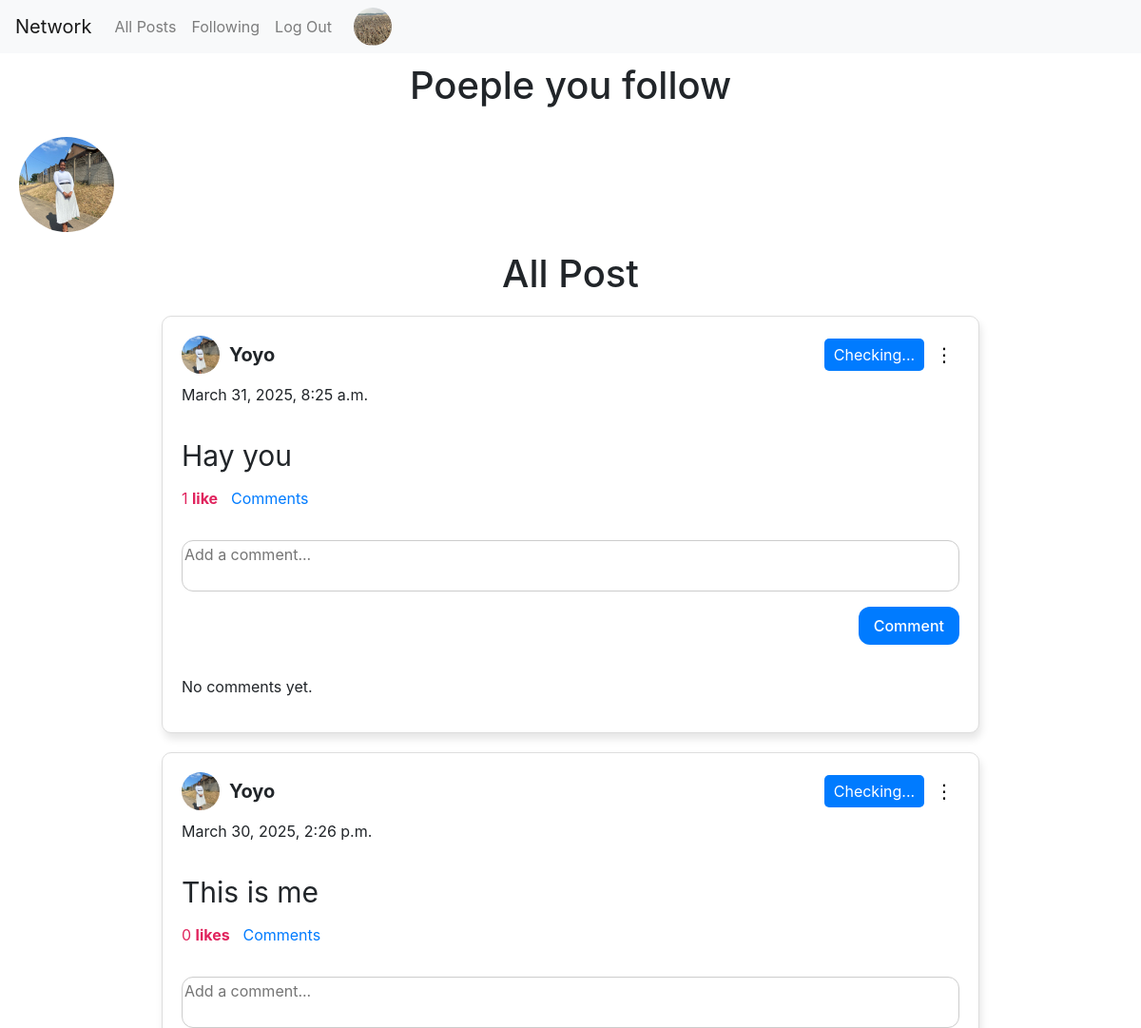
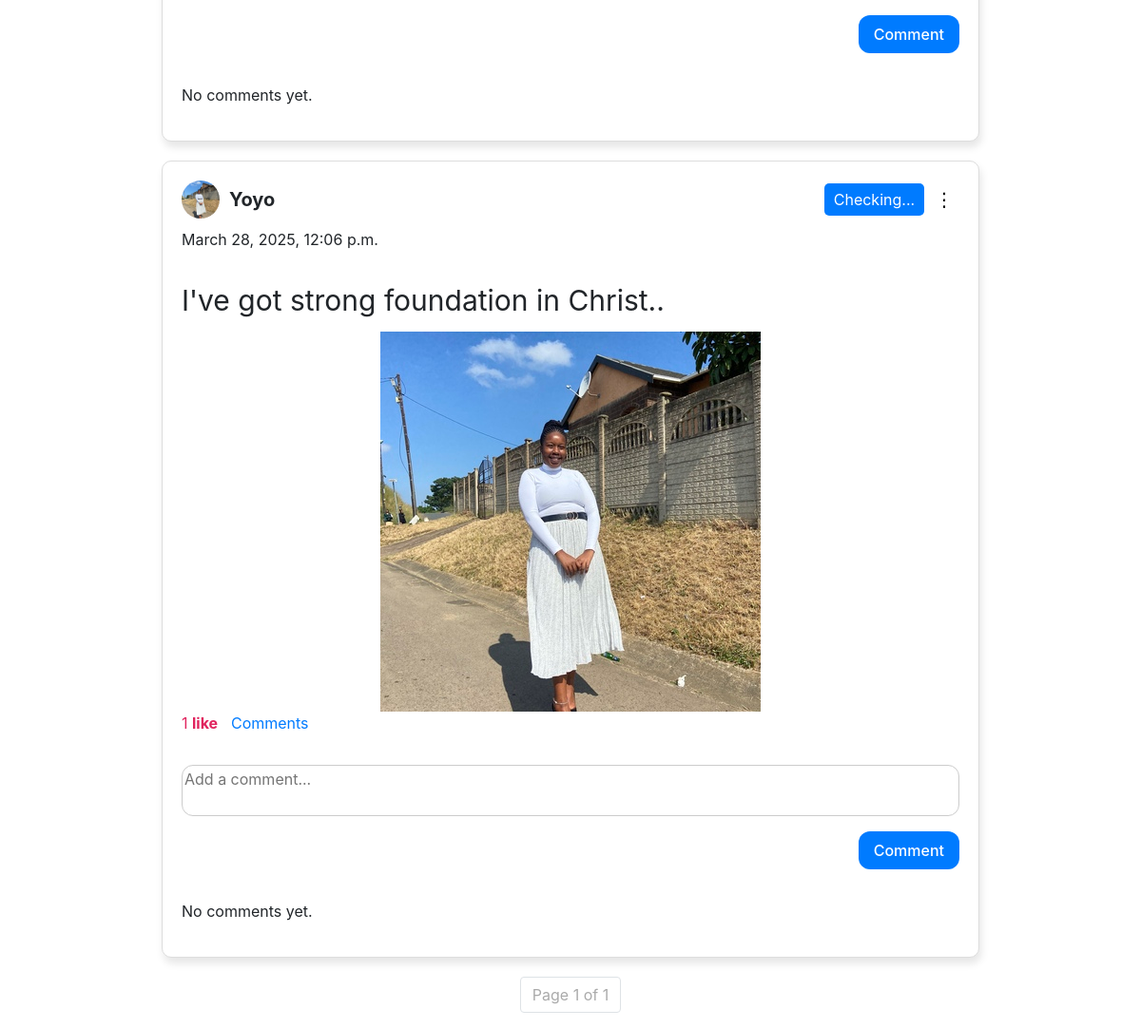
Page /follow (signed in) on the earlier database version (2 pictures, top to bottom).
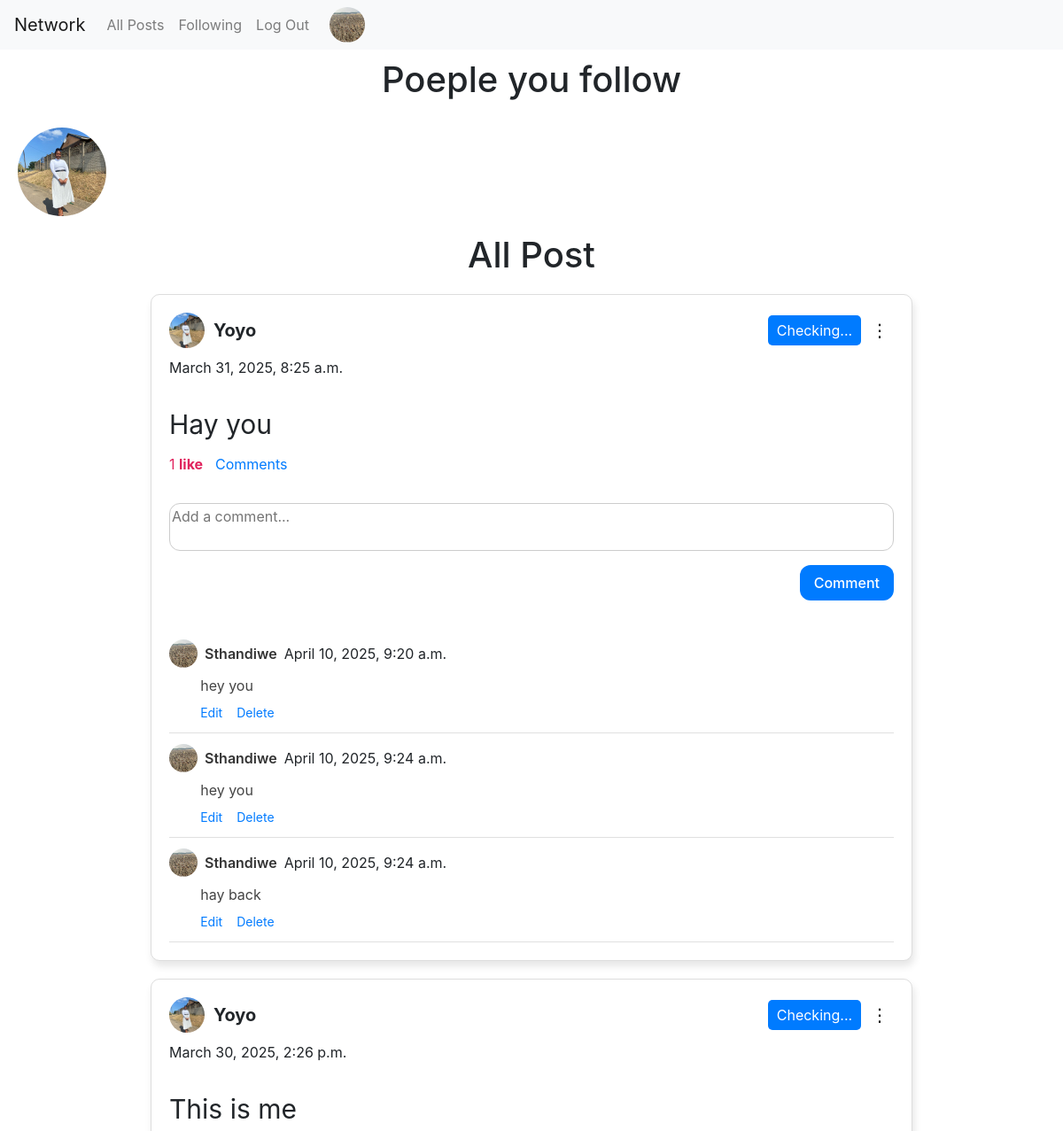
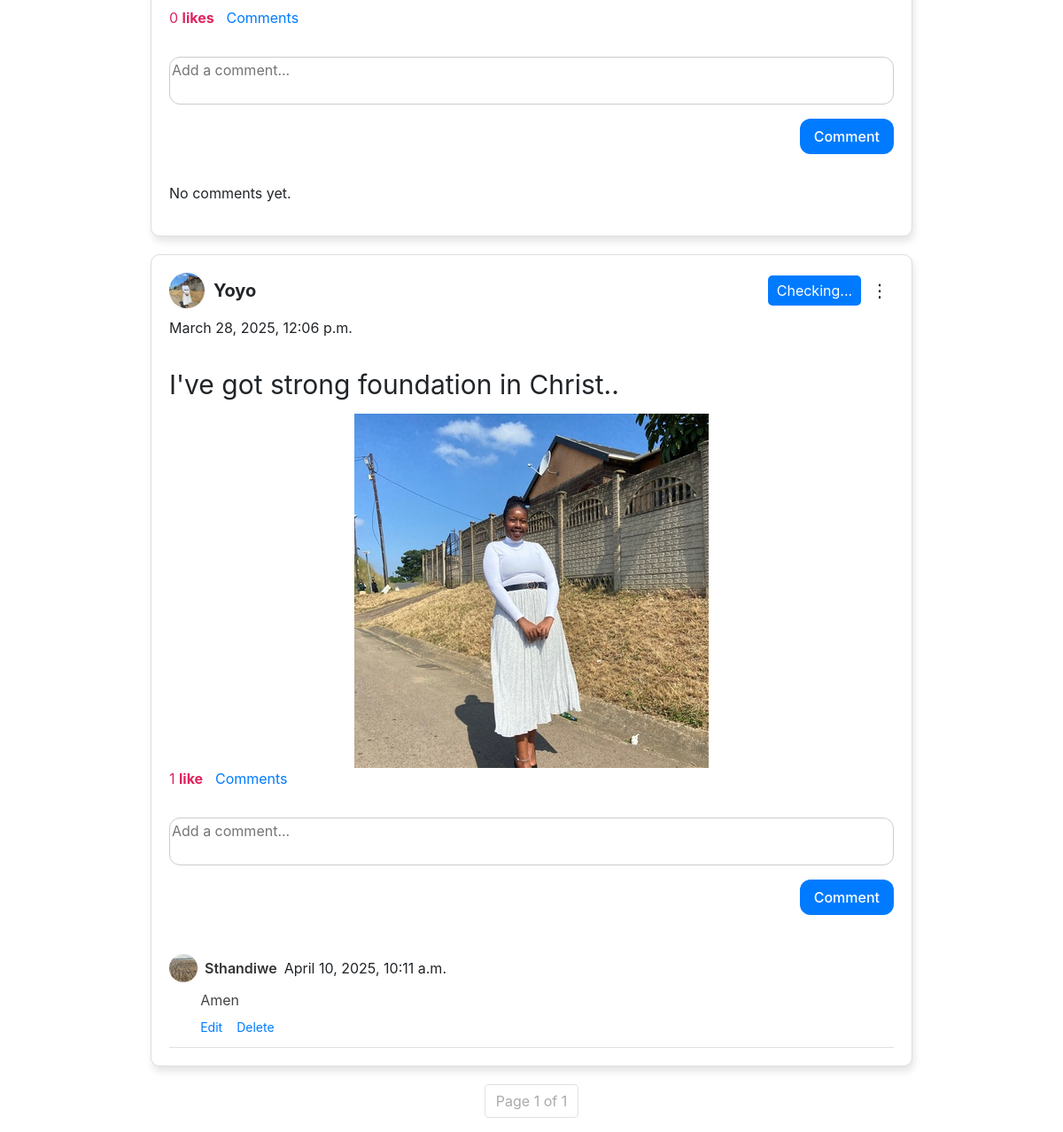
Same page on the later database version (2 pictures, top to bottom).
### network/models.py (models this page shows, shortened)
class Follow(models.Model):
    follower = models.ForeignKey(User, on_delete=models.CASCADE, related_name="following")  # User who follows
    following = models.ForeignKey(User, on_delete=models.CASCADE, related_name="followers")  # User being followed
    follow_status = models.BooleanField(default=False)
    created_at = models.DateTimeField(auto_now_add=True)
    class Meta:
        unique_together = ('follower', 'following')  # Prevent duplicate follow relationships

class User(AbstractUser):
    pass

class Profile(models.Model):
    user = models.OneToOneField(User,on_delete=models.CASCADE, related_name="Profile_user")
    username = models.CharField(max_length=100)
    image = models.ImageField(upload_to='uploads/', blank=True, null=True)
    bio = models.TextField()

class Post(models.Model):
    user = models.ForeignKey(User, on_delete=models.CASCADE, related_name="post")
    content = models.TextField()
    image = models.ImageField(upload_to="posts/", blank=True, null=True)  # Optional field
    created_at = models.DateTimeField(auto_now_add=True)
    hide = models.BooleanField(default=False)
    likes = models.ManyToManyField(User, related_name="liked_posts", blank=True)  # Users who liked the post

class Comment(models.Model):
    user = models.ForeignKey(User, on_delete=models.CASCADE, related_name="comment_user")
    post = models.ForeignKey(Post, on_delete=models.CASCADE, related_name="comment_post")
    content = models.TextField()
    created_at = models.DateTimeField(auto_now_add=True)

### network/views.py (the view)
# urls.py: path("follow", views.Follower_display,name="follow"),
def Follower_display(request):
    user = request.user
    followed_users = Follow.objects.filter(follower=user, follow_status=True)
    following_user_ids = [follow.following.id for follow in followed_users]
    page_number = request.GET.get('page', 1)  # Get page number from query param
    posts = get_posts(user_id=following_user_ids, page_number=page_number)
    return render(request,"network/follow.html",{"following":followed_users, "posts":posts})

### network/views.py (called while the page is built)
def get_posts(user_id=None, page_number=1, posts_per_page=10):
    if user_id:
         if isinstance(user_id, list):
            posts = Post.objects.filter(user__id__in=user_id).annotate(like_count=Count('likes')).order_by('-created_at')
         else:
            posts = Post.objects.filter(user=user_id).annotate(like_count=Count('likes')).order_by('-created_at')
    else:
        posts = Post.objects.annotate(like_count=Count('likes')).order_by('-created_at')
    paginator = Paginator(posts, posts_per_page)
    page_obj = paginator.get_page(page_number)  # Get the requested page
    return page_obj

### network/templates/network/follow.html (shortened to what this page needs)
{% extends "network/layout.html" %} {% block body %}
<div class="followers">
  {% if following %}
  <h1>Poeple you follow</h1>
  <div class="followed-users-container">
    {% for follow in following %}
    <a href="{% url 'profile_display' follow.following.id %}">
      <img
        src="{{follow.following.Profile_user.image.url}}"
        alt="Profile Picture"
      />
    </a>
    {% endfor %}
  </div>
  {% else %}
  <p>No Following</p>
  {% endif %}
  <div class="followers_post">
    <h1>All Post</h1>
    <div id="postList">
      {% if posts %} {% for post in posts %}
      <div class="post-container" id="post-{{post.id}}">
        <div class="post-header">
          <div class="user-info">
            <a href="{% url 'profile_display' post.user.id %}">
              <img
                src="{{post.user.Profile_user.image.url}}"
                alt="Profile Picture"
                class="profile_img"
              />
            </a>
            <span class="user-name">{{post.user.username|capfirst}}</span>
          </div>
          {% if user.is_authenticated %} {% if post.user != user %}
          <button class="follow-btn" data-user-id="{{post.user.id}}">
            Checking...
          </button>
          {% endif %} {% endif %}
          <div class="post-options">
            <button class="options-btn">⋮</button>
          </div>
        </div>
        <div class="date">{{post.created_at}}</div>
        <div class="post-content">{{post.content|capfirst}}</div>
        {% if post.image %}
        <div class="post-image">
          <img src="{{post.image.url}}" alt="Post Image" />
        </div>
        {% endif %}
        <div class="post-action">
          <span class="like-count">{{ post.like_count }}</span>
          <a
            class="like-btn"
            href="{% url 'like' post.id %}?redirect_to={{ request.resolver_match.url_name }}"
          >
            like{{post.like_count|pluralize }}
          </a>
          <span class="comment"><a href="#">Comments</a></span>
        </div>
      {% if user.is_authenticated %}
      <div class="comment-section">
        <form method="POST" action="{% url 'comment' post.id %}?redirect_to={{ request.resolver_match.url_name }}" class="comment-form">
          <textarea
            name="content"
            rows="2"
            placeholder="Add a comment..."
            required
            class="comment-textarea"
          ></textarea>
              <div class="submit-wrapper">
          <button type="submit" class="comment-button">Comment</button>
              </div>
        </form>
      </div>
        {% endif %}
 <div class="comments">
  {% for comment in post.comment_post.all %}
    <div class="single-comment">
      <div class="comment-header">
        <img
          src="{{ comment.user.Profile_user.image.url }}"
          alt="Profile Picture"
          class="comment-img"
        />
        <strong class="comment-username">{{ comment.user.username|capfirst }}</strong>
        <span>{{comment.created_at}}</span>
      </div>
      <p class="comment-content">{{ comment.content }}</p>
      {% if comment.user == user %}
        <div class="comment-actions">
          <a href="#" class="comment-edit-btn">Edit</a>
          <a href="#" class="comment-delete-btn">Delete</a>
        </div>
      {% endif %}
    </div>
  {% empty %}
    <p class="no-comment">No comments yet.</p>
  {% endfor %}
</div>
      </div>
      </div>
      {% endfor %} {% else %}
      <p>No Posts available</p>
      {% endif %}
      <div class="pagination-container">
        <nav aria-label="Page navigation">
          <ul class="pagination">
            <li class="page-item disabled">
              <span class="page-link"
                >Page {{ posts.number }} of {{ posts.paginator.num_pages}}</span
              >
            </li>
          </ul>
        </nav>
      </div>
    </div>
{% endblock %}

Differences in the rows shown:
shown differently, row unchanged: Post "Hay you": no longer shows "No comments yet."
added Comment: user.Profile_user.image (picture), user.username "Sthandiwe", created_at "April 10, 2025, 9:20 a.m.", content "hey you", shows "Edit", shown under Post "Hay you"
added Comment: user.Profile_user.image (picture), user.username "Sthandiwe", created_at "April 10, 2025, 9:24 a.m.", content "hey you", shows "Edit", shown under Post "Hay you"
added Comment: user.Profile_user.image (picture), user.username "Sthandiwe", created_at "April 10, 2025, 9:24 a.m.", content "hay back", shows "Edit", shown under Post "Hay you"
shown differently, row unchanged: Post "I've got strong foundation in Christ..": no longer shows "No comments yet."
added Comment: user.Profile_user.image (picture), user.username "Sthandiwe", created_at "April 10, 2025, 10:11 a.m.", content "Amen", shows "Edit", shown under Post "I've got strong foundation in Christ.."
